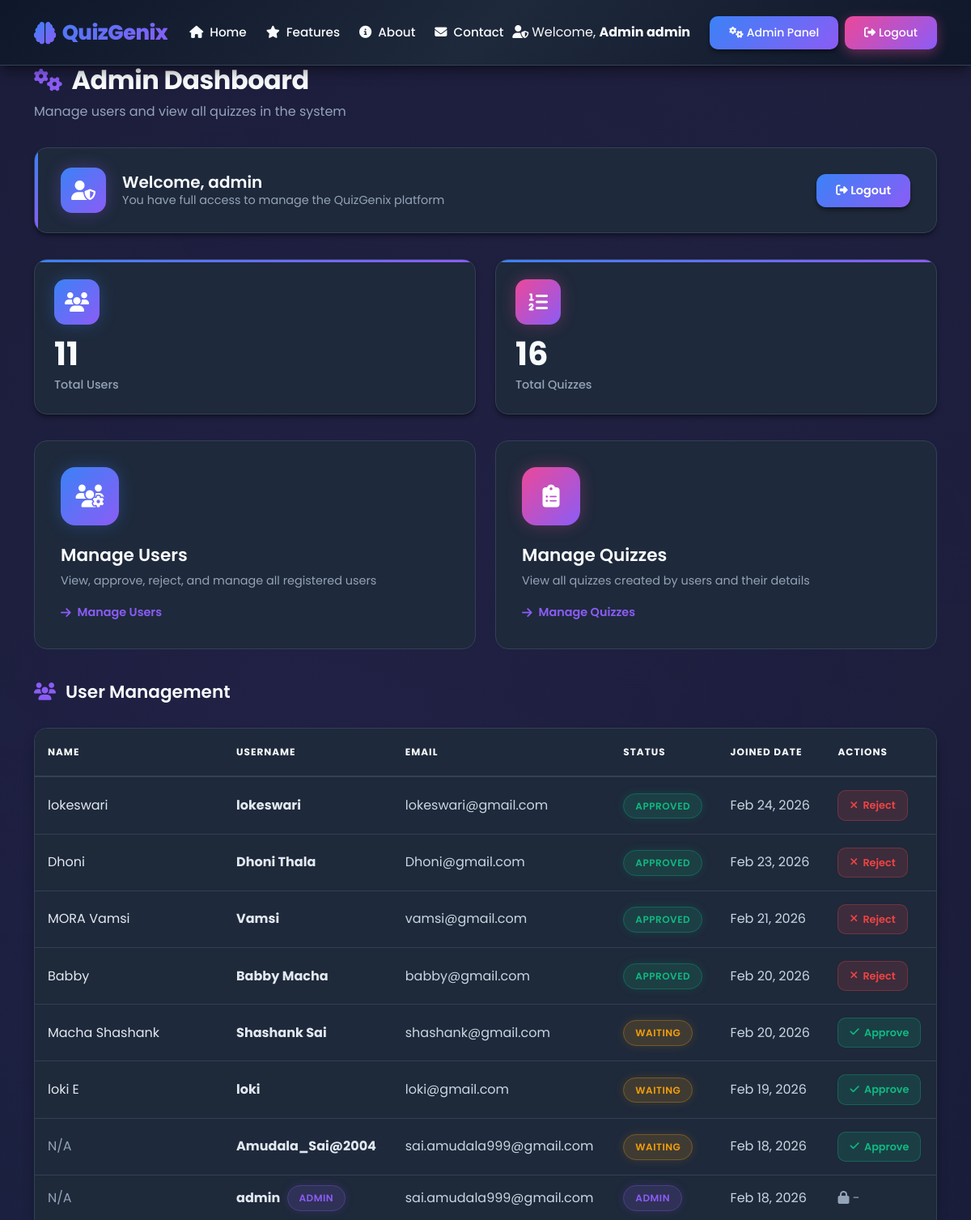
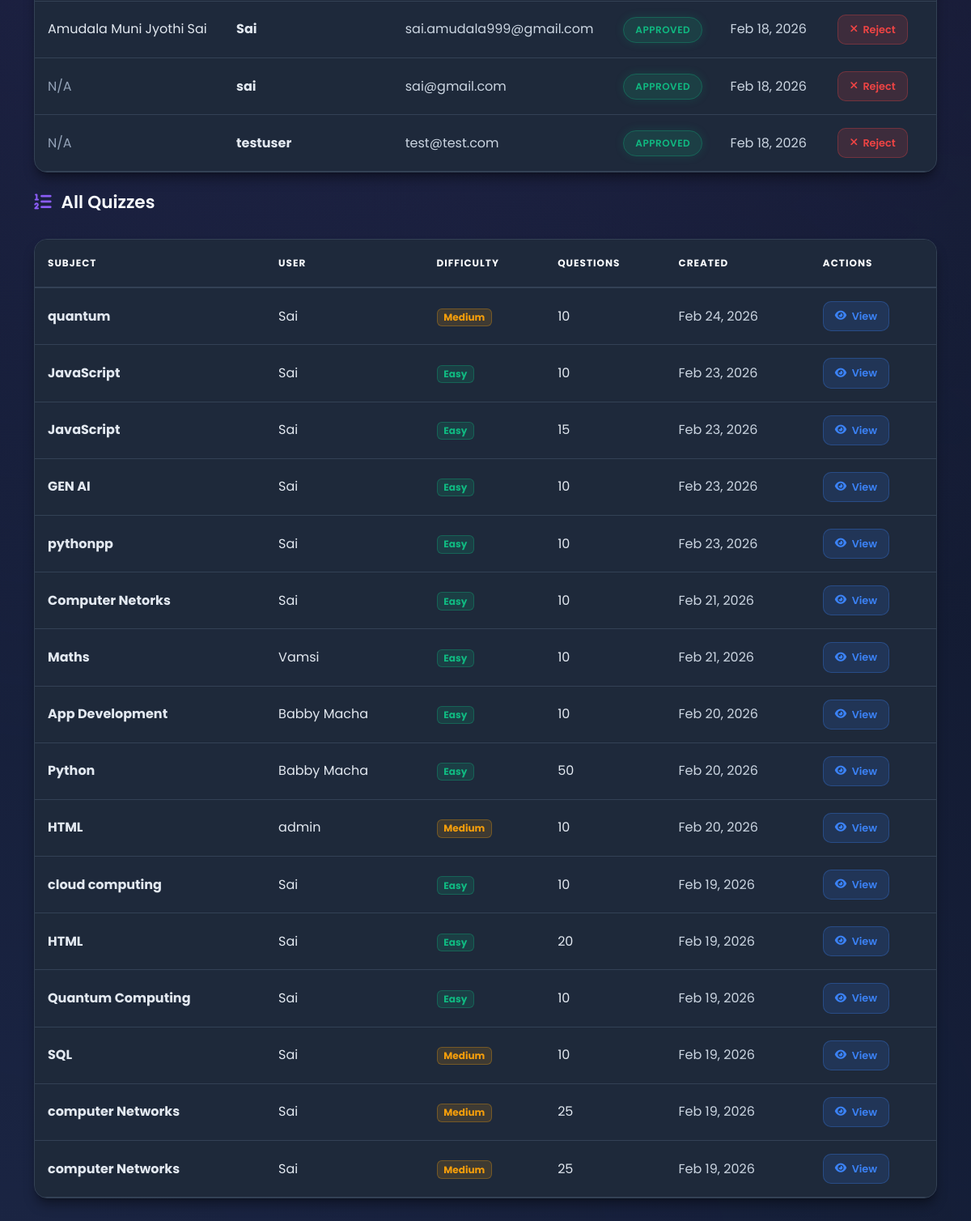
/admin_dashboard/ (signed in), run on the app's committed database (2 pictures, top to bottom).
### quiz_project/quiz/models.py (models this page shows, shortened)
class UserProfile(models.Model):
    STATUS_CHOICES = [
        ('Waiting', 'Waiting'),
        ('Approved', 'Approved'),
        ('Rejected', 'Rejected'),
    ]
    user = models.OneToOneField(User, on_delete=models.CASCADE, related_name='profile')
    name = models.CharField(max_length=255, blank=True)
    status = models.CharField(max_length=20, choices=STATUS_CHOICES, default='Waiting')
    created_at = models.DateTimeField(auto_now_add=True)
    updated_at = models.DateTimeField(auto_now=True)

class Quiz(models.Model):
    DIFFICULTY_CHOICES = [
        ('Easy', 'Easy'),
        ('Medium', 'Medium'),
        ('Hard', 'Hard'),
    ]
    user = models.ForeignKey(User, on_delete=models.CASCADE, related_name='quizzes')
    pdf = models.ForeignKey(PDFDocument, on_delete=models.CASCADE, related_name='quizzes')
    subject = models.CharField(max_length=255)
    difficulty = models.CharField(max_length=20, choices=DIFFICULTY_CHOICES)
    number_of_questions = models.IntegerField()
    created_at = models.DateTimeField(auto_now_add=True)
    is_completed = models.BooleanField(default=False)
    class Meta:
        ordering = ['-created_at']

### quiz_project/quiz/views.py (the view)
# urls.py: path('admin_dashboard/', views.admin_dashboard, name='admin_dashboard'),
@login_required
def admin_dashboard(request):
    if not request.user.is_staff:
        messages.error(request, 'Access denied. Admin privileges required.')
        return redirect('dashboard')
    users = User.objects.all().order_by('-date_joined')
    all_quizzes = Quiz.objects.all().order_by('-created_at')
    user_profiles = {}
    for user in users:
        try:
            profile = user.profile
            user_profiles[user.id] = profile.status
        except UserProfile.DoesNotExist:
            user_profiles[user.id] = 'Waiting'
    context = {
        'users': users,
        'quizzes': all_quizzes,
        'user_profiles': user_profiles,
        'total_users': users.count(),
        'total_quizzes': all_quizzes.count(),
    }
    return render(request, 'quiz/admin_dashboard.html', context)

### quiz_project/templates/quiz/admin_dashboard.html (shortened to what this page needs)
{% extends 'quiz/base.html' %}
{% block content %}
<div class="dashboard-header">
    <h2>
        <i class="fas fa-cogs"></i>
        Admin Dashboard
    </h2>
    <p>Manage users and view all quizzes in the system</p>
</div>
<div class="welcome-banner">
    <div class="welcome-text">
        <div class="avatar-icon">
            <i class="fas fa-user-shield"></i>
        </div>
        <div>
            <h4>Welcome, {{ user.username }}</h4>
            <p>You have full access to manage the QuizGenix platform</p>
        </div>
    </div>
    <a href="{% url 'admin_logout' %}" class="btn-premium">
        <i class="fas fa-sign-out-alt"></i> Logout
    </a>
</div>
<div class="stats-grid">
    <div class="stat-card">
        <div class="stat-icon users">
            <i class="fas fa-users"></i>
        </div>
        <div class="stat-value">{{ total_users }}</div>
        <div class="stat-label">Total Users</div>
    </div>
    <div class="stat-card">
        <div class="stat-icon quizzes">
            <i class="fas fa-list-ol"></i>
        </div>
        <div class="stat-value">{{ total_quizzes }}</div>
        <div class="stat-label">Total Quizzes</div>
    </div>
</div>
<div class="management-grid">
    <a href="#users-section" class="management-card users-card">
        <div class="card-icon">
            <i class="fas fa-users-cog"></i>
        </div>
        <h3>Manage Users</h3>
        <p>View, approve, reject, and manage all registered users</p>
        <span class="card-action">
            <i class="fas fa-arrow-right"></i> Manage Users
        </span>
    </a>
    <a href="#quizzes-section" class="management-card quizzes-card">
        <div class="card-icon">
            <i class="fas fa-clipboard-list"></i>
        </div>
        <h3>Manage Quizzes</h3>
        <p>View all quizzes created by users and their details</p>
        <span class="card-action">
            <i class="fas fa-arrow-right"></i> Manage Quizzes
        </span>
    </a>
</div>
<div class="section-header" id="users-section">
    <h3>
        <i class="fas fa-users"></i> User Management
    </h3>
</div>
<div class="data-table mb-4">
    {% if users %}
        <div class="table-responsive">
            <table class="table">
                <thead>
                    <tr>
                        <th>Name</th>
                        <th>Username</th>
                        <th>Email</th>
                        <th>Status</th>
                        <th>Joined Date</th>
                        <th>Actions</th>
                    </tr>
                </thead>
                <tbody>
                    {% for user in users %}
                    <tr>
                        <td>
                            {% if user.profile.name %}
                                {{ user.profile.name }}
                            {% else %}
                                <span class="text-muted">N/A</span>
                            {% endif %}
                        </td>
                        <td>
                            <strong>{{ user.username }}</strong>
                            {% if user.is_staff %}
                                <span class="badge-admin ms-1">Admin</span>
                            {% endif %}
                        </td>
                        <td>{{ user.email }}</td>
                        <td>
                            {% if user.is_staff %}
                                <span class="badge-admin">Admin</span>
                            {% else %}
                                {% with status=user_profiles|default:user.is_active %}
                                    {% if user.is_active %}
                                        <span class="badge-approved">Approved</span>
                                    {% else %}
                                        <span class="badge-waiting">Waiting</span>
                                    {% endif %}
                                {% endwith %}
                            {% endif %}
                        </td>
                        <td>{{ user.date_joined|date:"M d, Y" }}</td>
                        <td>
                            {% if user != request.user and not user.is_staff %}
                                {% if user.is_active %}
                                    <a href="{% url 'reject_user' user.id %}"
                                       class="btn-action btn-reject"
                                       onclick="return confirm('Are you sure you want to reject this user?')">
                                        <i class="fas fa-times"></i> Reject
                                    </a>
                                {% else %}
                                    <a href="{% url 'approve_user' user.id %}"
                                       class="btn-action btn-approve"
                                       onclick="return confirm('Are you sure you want to approve this user?')">
                                        <i class="fas fa-check"></i> Approve
                                    </a>
                                {% endif %}
                            {% else %}
                                <span class="text-muted"><i class="fas fa-lock"></i> -</span>
                            {% endif %}
                        </td>
                    </tr>
                    {% endfor %}
                </tbody>
            </table>
        </div>
    {% else %}
        <div class="empty-state">
            <i class="fas fa-users"></i>
            <p>No users found</p>
        </div>
    {% endif %}
</div>
<div class="section-header" id="quizzes-section">
    <h3>
        <i class="fas fa-list-ol"></i> All Quizzes
    </h3>
</div>
<div class="data-table">
    {% if quizzes %}
        <div class="table-responsive">
            <table class="table">
                <thead>
                    <tr>
                        <th>Subject</th>
                        <th>User</th>
                        <th>Difficulty</th>
                        <th>Questions</th>
                        <th>Created</th>
                        <th>Actions</th>
                    </tr>
                </thead>
                <tbody>
                    {% for quiz in quizzes %}
                    <tr>
                        <td><strong>{{ quiz.subject }}</strong></td>
                        <td>{{ quiz.user.username }}</td>
                        <td>
                            <span class="badge badge-{{ quiz.difficulty|lower }}">
                                {{ quiz.difficulty }}
                            </span>
                        </td>
                        <td>{{ quiz.questions.count }}</td>
                        <td>{{ quiz.created_at|date:"M d, Y" }}</td>
                        <td>
                            <a href="{% url 'quiz_detail' quiz.id %}" class="btn-action btn-view">
                                <i class="fas fa-eye"></i> View
                            </a>
                        </td>
                    </tr>
                    {% endfor %}
                </tbody>
            </table>
        </div>
    {% else %}
        <div class="empty-state">
            <i class="fas fa-clipboard-list"></i>
            <p>No quizzes found</p>
        </div>
    {% endif %}
</div>
{% endblock %}

### quiz_project/templates/quiz/base.html (shortened to what this page needs)
<!DOCTYPE html>
<html lang="en">
<head>
    <link href="https://cdn.jsdelivr.net/npm/bootstrap@5.3.0/dist/css/bootstrap.min.css" rel="stylesheet">
    <link rel="stylesheet" href="https://cdnjs.cloudflare.com/ajax/libs/font-awesome/6.4.0/css/all.min.css">
</head>
<body>
    <div class="bg-animation">
        <div class="particles">
        </div>
    </div>
    <nav class="quiz-navbar navbar navbar-expand-lg navbar-dark">
        <div class="container">
            <a class="navbar-brand" href="{% url 'landing' %}">
                <i class="fas fa-brain"></i>
                QuizGenix
            </a>
            <div class="collapse navbar-collapse" id="navbarNav">
                <ul class="navbar-nav mx-auto">
                    <li class="nav-item">
                        <a class="nav-link {% if request.resolver_match.url_name == 'landing' or request.resolver_match.url_name == 'home' %}active{% endif %}" href="{% url 'landing' %}">
                            <i class="fas fa-home me-1"></i> Home
                        </a>
                    </li>
                    <li class="nav-item">
                        <a class="nav-link" href="{% url 'landing' %}#features">
                            <i class="fas fa-star me-1"></i> Features
                        </a>
                    </li>
                    <li class="nav-item">
                        <a class="nav-link" href="{% url 'about' %}">
                            <i class="fas fa-info-circle me-1"></i> About
                        </a>
                    </li>
                    <li class="nav-item">
                        <a class="nav-link" href="{% url 'contact' %}">
                            <i class="fas fa-envelope me-1"></i> Contact
                        </a>
                    </li>
                </ul>
                {% if user.is_authenticated %}
                <div class="d-flex gap-2 align-items-center">
                    {% if user.is_staff %}
                    <span class="text-light me-3">
                        <i class="fas fa-user-shield me-1"></i>Welcome, <strong>Admin {{ user.username }}</strong>
                    </span>
                    <a href="{% url 'admin_dashboard' %}" class="btn btn-gradient">
                        <i class="fas fa-cogs me-1"></i>Admin Panel
                    </a>
                    <a href="{% url 'admin_logout' %}" class="btn btn-gradient btn-gradient-secondary">
                        <i class="fas fa-sign-out-alt me-1"></i>Logout
                    </a>
                    {% endif %}
                </div>
                {% endif %}
            </div>
        </div>
    </nav>
    <div class="main-content">
        <div class="container">
            {% block content %}{% endblock %}
        </div>
    </div>
</body>
</html>

### data on the page
Quiz: subject "quantum", user.username "Sai", difficulty "Medium", questions.count "10", created_at "Feb 24, 2026"
Quiz: subject "JavaScript", user.username "Sai", difficulty "Easy", questions.count "10", created_at "Feb 23, 2026"
Quiz: subject "JavaScript", user.username "Sai", difficulty "Easy", questions.count "15", created_at "Feb 23, 2026"
Quiz: subject "GEN AI", user.username "Sai", difficulty "Easy", questions.count "10", created_at "Feb 23, 2026"
Quiz: subject "pythonpp", user.username "Sai", difficulty "Easy", questions.count "10", created_at "Feb 23, 2026"
Quiz: subject "Computer Netorks", user.username "Sai", difficulty "Easy", questions.count "10", created_at "Feb 21, 2026"
Quiz: subject "Maths", user.username "Vamsi", difficulty "Easy", questions.count "10", created_at "Feb 21, 2026"
Quiz: subject "App Development", user.username "Babby Macha", difficulty "Easy", questions.count "10", created_at "Feb 20, 2026"
Quiz: subject "Python", user.username "Babby Macha", difficulty "Easy", questions.count "50", created_at "Feb 20, 2026"
Quiz: subject "HTML", user.username "admin", difficulty "Medium", questions.count "10", created_at "Feb 20, 2026"
Quiz: subject "cloud computing", user.username "Sai", difficulty "Easy", questions.count "10", created_at "Feb 19, 2026"
Quiz: subject "HTML", user.username "Sai", difficulty "Easy", questions.count "20", created_at "Feb 19, 2026"
Quiz: subject "Quantum Computing", user.username "Sai", difficulty "Easy", questions.count "10", created_at "Feb 19, 2026"
Quiz: subject "SQL", user.username "Sai", difficulty "Medium", questions.count "10", created_at "Feb 19, 2026"
Quiz: subject "computer Networks", user.username "Sai", difficulty "Medium", questions.count "25", created_at "Feb 19, 2026"
Quiz: subject "computer Networks", user.username "Sai", difficulty "Medium", questions.count "25", created_at "Feb 19, 2026"

### other printed values
{{ user.username }} "admin"
{{ total_users }} "11"
{{ total_quizzes }} "16"
{{ user.profile.name }} "lokeswari"
{{ user.username }} "lokeswari"
{{ user.email }} "lokeswari@gmail.com"
{{ user.date_joined|date:"M d, Y" }} "Feb 24, 2026"
{{ user.profile.name }} "Dhoni"
{{ user.username }} "Dhoni Thala"
{{ user.email }} "Dhoni@gmail.com"
{{ user.date_joined|date:"M d, Y" }} "Feb 23, 2026"
{{ user.profile.name }} "MORA Vamsi"
{{ user.username }} "Vamsi"
{{ user.email }} "vamsi@gmail.com"
{{ user.date_joined|date:"M d, Y" }} "Feb 21, 2026"
